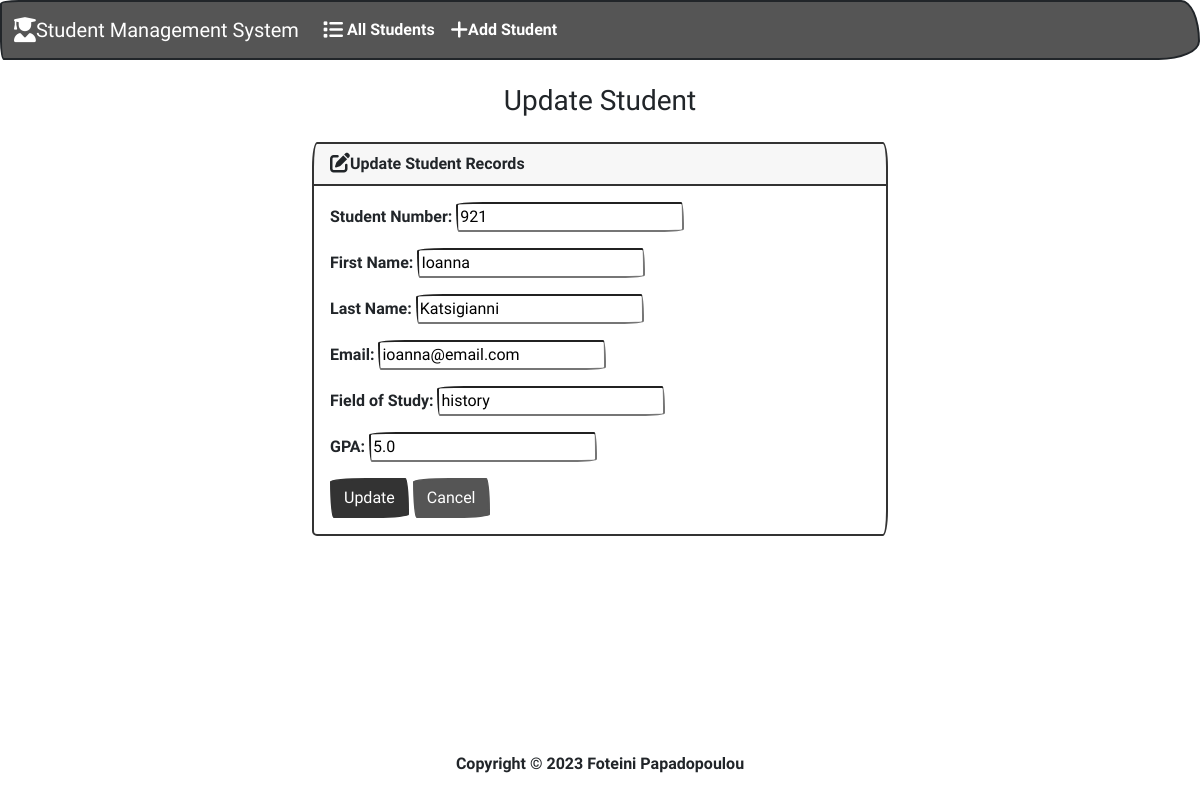
The page /edit/3/ on the database its author committed.
### students/models.py (models this page shows, shortened)
class Student(models.Model):
    student_number = models.PositiveIntegerField()
    first_name = models.CharField(max_length=50)
    last_name = models.CharField(max_length=50)
    email = models.EmailField(max_length=100)
    field_of_study = models.CharField(max_length=50)
    gpa = models.FloatField()

### students/views.py (the view)
# urls.py: path('edit/<int:id>/',views.edit, name='edit'),
def edit(request,id):
    if request.method == "POST":
        student = Student.objects.get(pk=id)
        form = StudentForm(request.POST,instance=student)
        if form.is_valid():
            form.save()
            return render(request,'students/edit.html',{
               'form': form,
               'success':True
            })
    else:
        student = Student.objects.get(pk=id)
        form = StudentForm(instance=student)
    return render(request,'students/edit.html',{
               'form': form
            })

### students/forms.py
class StudentForm(forms.ModelForm):
    class Meta:
        model = Student
        fields = ['student_number','first_name','last_name','email','field_of_study','gpa']
        labels = {
            'student_number': 'Student Number',
            'first_name': 'First Name',
            'last_name': 'Last Name',
            'email': 'Email',
            'field_of_study': 'Field of Study',
            'gpa': 'GPA'
        }
        widget = {
             'student_number': forms.NumberInput(attrs={'class':'form-control'}),
            'first_name': forms.TextInput(attrs={'class':'form-control'}),
            'last_name':  forms.TextInput(attrs={'class':'form-control'}),
            'email':  forms.EmailInput(attrs={'class':'form-control'}),
            'field_of_study':  forms.TextInput(attrs={'class':'form-control'}),
            'gpa':  forms.NumberInput(attrs={'class':'form-control'})
        }

### students/templates/students/edit.html (shortened to what this page needs)
{% extends "students/base.html" %}
{% block body %}
<h3 class="text-center m-4">Update Student</h3>
{% if success %}
<div class="alert alert-success" role="alert">
    The student updated successfully!
    <a href="{% url 'index' %}" class="alert-link">Go to Home Page.</a>
</div>
{% else %}
<div class="row justify-content-center">
    <div class="col-6">
        <div class="card bg-light mb-3">
            <div class="card-header">
                <i class="fa-solid fa-pen-to-square fa-lg"></i>Update Student Records
            </div>
            <div class="card-body">
                <form action="" method="post">
                    {{ form.as_p }}
                    <button type="submit" class="btn btn-primary">Update</button>
                    <a href="{% url 'index' %}" class="btn btn-secondary">Cancel</a>
                </form>
            </div>
          </div>
    </div>
</div>
{% endif%}
{% endblock %}

### rows shown on the page
Student: student_number "921", first_name "Ioanna", last_name "Katsigianni", email "ioanna@email.com", field_of_study "history", gpa "5.0"
